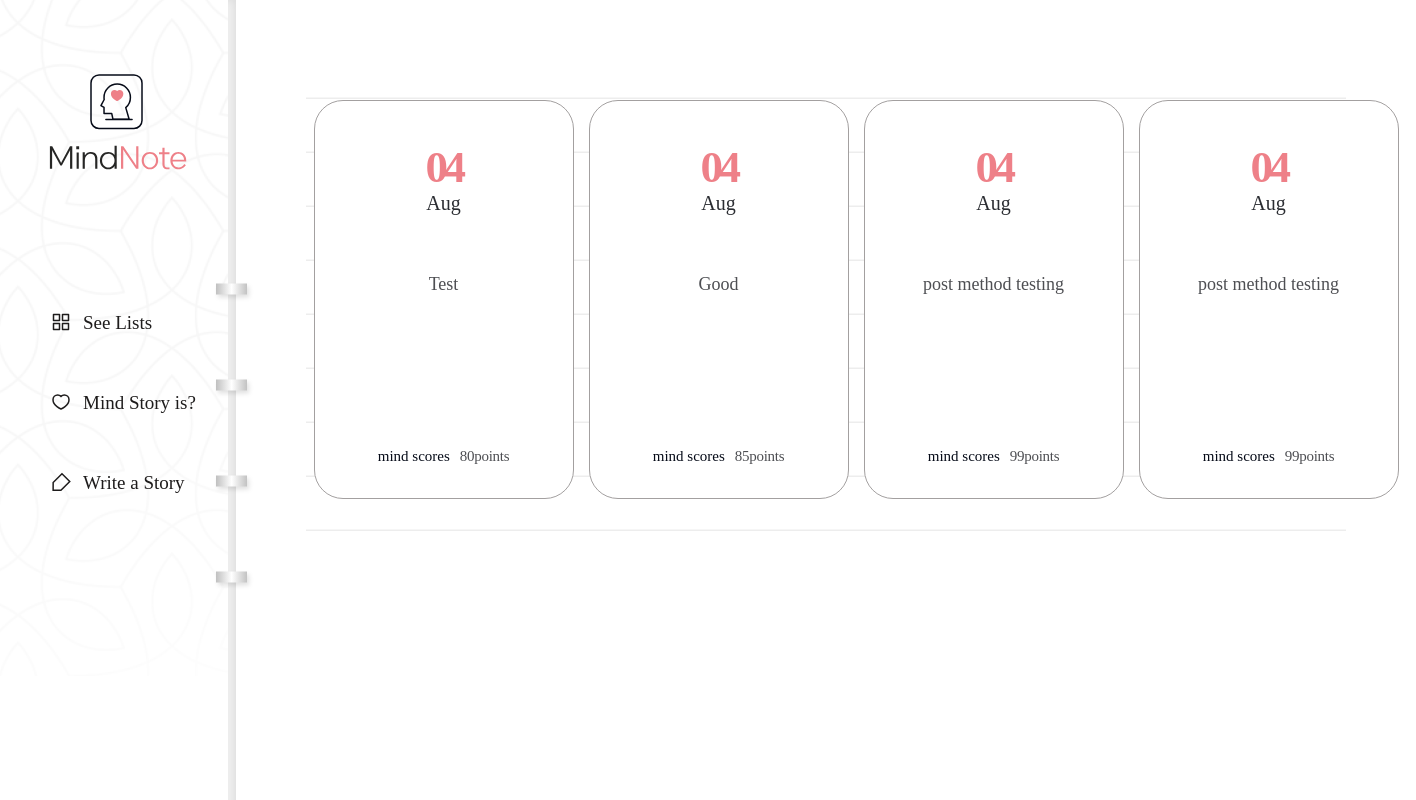
Before: /diary/ with the older database file.
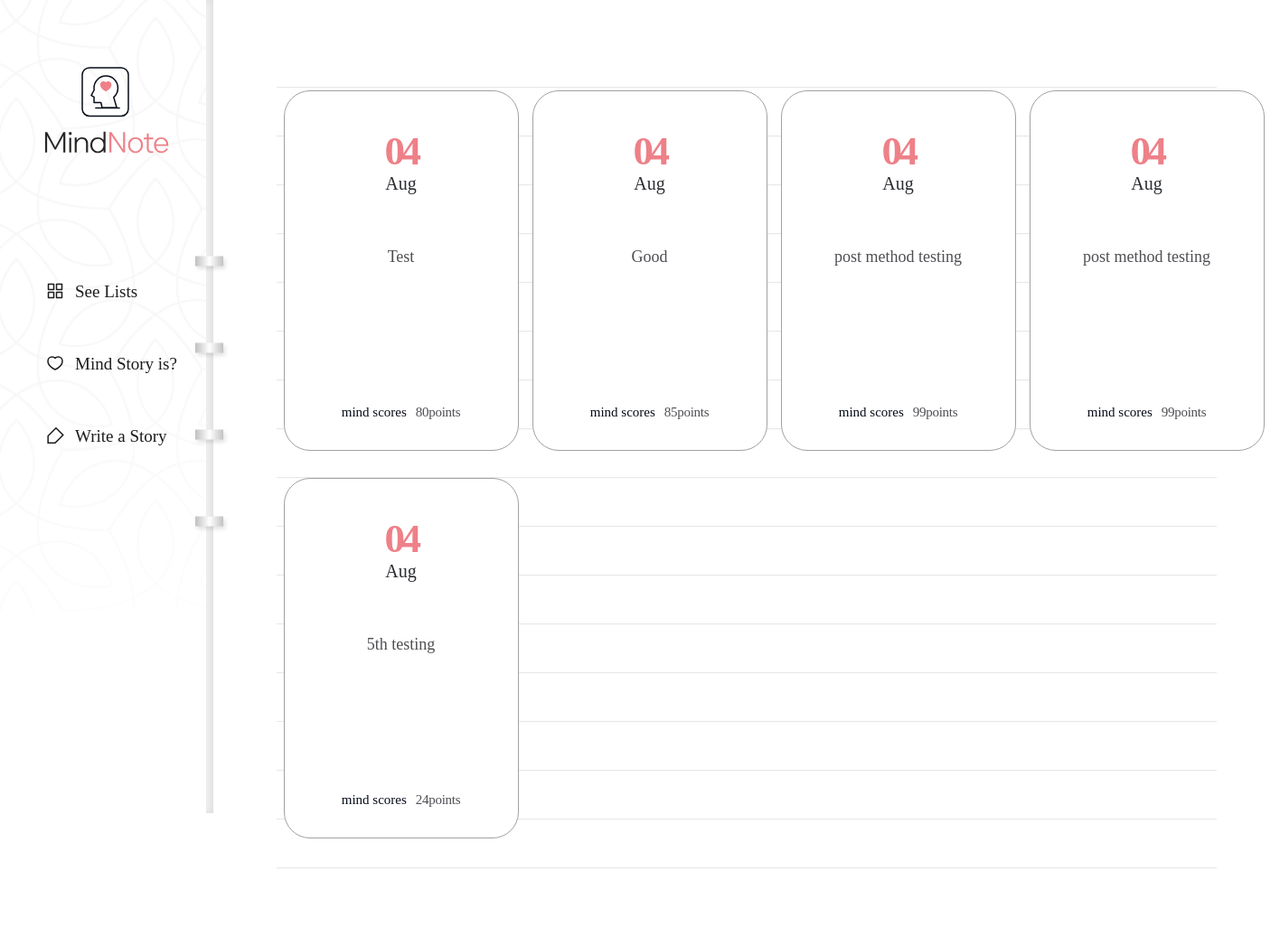
After: the same page with the newer database file.
### diary/models.py (models this page shows, shortened)
class Page(models.Model):
    title = models.CharField(max_length=100, validators=[validate_no_hash])
    content = models.TextField(validators=[validate_no_hash])
    feeling = models.CharField(max_length=80, validators=[validate_no_hash, validate_no_numbers])
    score = models.IntegerField(validators=[validate_score])
    dt_created = models.DateField()

### diary/views.py (the view)
# urls.py: path('diary/', views.page_list, name='page-list'),
def page_list(request):
    object_list = Page.objects.all()
    return render(request, 'diary/page_list.html', {'object_list': object_list})

### diary/templates/diary/page_list.html
{% extends './base.html' %}
{% block content %}
<div class="wrap-note">
    <div class="note">
        <div class="note-list">
            <ul>
                {% for obj in object_list %}
                <li>
                    <a href="{% url 'page-detail' obj.id %}">
                        <div class="date">
                            <span>{{obj.dt_created|date:"d"}}</span>
                            <p>{{obj.dt_created|date:"M"}}</p>
                        </div>
                        <h2>{{obj.title}}</h2>
                        <div class="score">
                            <p>mind scores</p>
                            <span>{{obj.score}}points</span>
                        </div>
                    </a>
                </li>
                {% endfor %}
            </ul>
        </div>
    </div>
</div>
{% endblock content %}

### diary/templates/diary/base.html (shortened to what this page needs)
{% load static %}
<!DOCTYPE html>
<html lang="en">
    <head>
        <link rel="stylesheet" href="{% static 'diary/css/styles.css' %}">
        <link rel="stylesheet" type="text/css" href="https://cdn.rawgit.com/moonspam/NanumSquare/master/nanumsquare.css">
        <link rel="stylesheet" href="https://cdn.jsdelivr.net/gh/projectnoonnu/noonfonts_two@1.0/NanumBarunpen.woff">
    </head>
    <body>
        <div class="menu">
            <h1><a href="{% url 'page-list' %}"><img src="{% static 'diary/image/logo02.svg' %}"></a></h1>
            <ul>
                <li><a href="{% url 'page-list' %}">See Lists</a></li>
                <li><a href="{% url 'info' %}">Mind Story is?</a></li>
                <li><a href="{% url 'page-create' %}">Write a Story</a></li>
            </ul>
        </div>
        {% block content %}
        {% endblock content %}
    </body>
</html>

### diary/static/diary/css/styles.css (style rules this page uses)
h1,h2,h3,p,a,ul,li { margin: 0; padding: 0; font-family: 'NanumSquare'; list-style: none; text-decoration: none; outline: none; }
html { position: relative; min-height: 100%; margin: 0; }
body { margin: 0; padding: 0; -webkit-font-smoothing: antialiased; -moz-osx-font-smoothing: auto; }
img { max-width: 100%; margin: 0; padding: 0; border: 0; }
.menu { position: fixed; width: 236px; height: 100vh; min-height: 900px; background: url(../image/menu-bg.png) no-repeat left top/contain; z-index: 99; }
.menu:before { content: ""; display: block; position: absolute; width: 8px; height: 100%; top: 0; right: 0; background-color: #f6f6f6; box-shadow: inset -3px 0 8px 0 rgba(0, 0, 0, 0.11); }
.menu:after { content: ""; display: block; position: absolute; width: 43px; height: 353px; top: 48%; right: -21px; transform: translateY(-50%); background: url(../image/notespring.svg) no-repeat; }
.menu h1 { position: absolute; margin-left: 49px; top: 74px; }
.menu ul { position: absolute; top: 48%; transform: translateY(-50%); }
.menu ul li { margin-bottom: 58px; padding-left: 83px; }
.menu ul li a { display: block; position: relative; font-family: NanumSquareR; color: #1e1c1c; font-size: 19px; }
.menu ul li a:after { content: ""; display: block; position: absolute; width: 21px; height: 20px; top: 0; left: -32px; background: url(../image/ic-feed-white.svg) no-repeat; }
.menu ul li:first-child a:after { background: url(../image/ic-feed-black.svg) no-repeat; }
.menu ul li:nth-child(2) a:after { background: url(../image/ic-heart-black.svg) no-repeat; }
.menu ul li:last-child a:after { background: url(../image/ic-pen-black.svg) no-repeat; }
.wrap-note .note { padding-left: 236px; padding-top: 50px; padding-bottom: 200px; }
.note-list { margin: 0 70px; padding-top: 50px; background: url(../image/note-bg.svg) repeat-x center/1535px 974px; }
.note-list ul { overflow: hidden; width: 1100px; margin: 0 auto; padding-bottom: 50px; }
.note-list ul li { float: left; width: 25%; padding-bottom: 30px; }
.note-list ul li a { display: block; width: 258px; height: 397px; margin: 0 auto; background: #fff; border: solid 1px #a3a0a0; border-radius: 29px; }
.note-list ul li a .date { margin-top: 40px; margin-bottom: 55px; text-align: center; }
.note-list ul li a .date p { display: inline-block; font-family: 'NanumSquare'; color: #2b2d32; font-size: 20px; text-align: center; text-transform: capitalize; line-height: 1; }
.note-list ul li a .date span { display: block; font-family: 'NanumSquare'; color: #ee8088; font-weight: 700; font-size: 45px; letter-spacing: -4.47px; }
.note-list ul li a h2 { width: 196px; height: 150px; margin: 0 auto; font-family: 'NanumBarunpen'; color: #4e4f53; font-weight: normal; font-size: 18px; line-height: 1.67; text-align: center; }
.note-list ul li a .score { margin-top: 28px; text-align: center; }
.note-list ul li a .score p { display: inline-block; font-family: 'NanumSquare'; color: #060b18; font-size: 15px; }
.note-list ul li a .score span { padding-left: 6px; font-family: 'NanumBarunpen'; color: #4e4f53; font-size: 15px; letter-spacing: -0.29px; }

Changed rows visible on the page:
added Page: dt_created "04", dt_created "Aug", title "5th testing", score "24"
